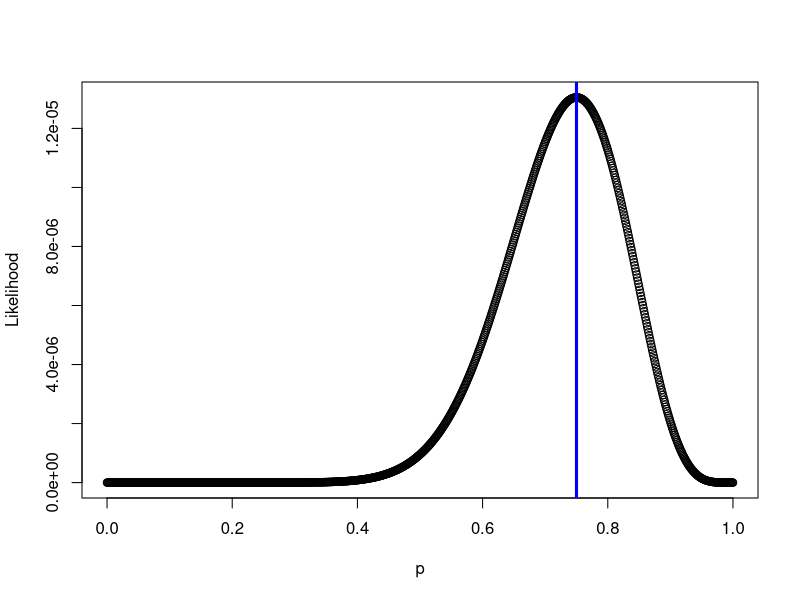
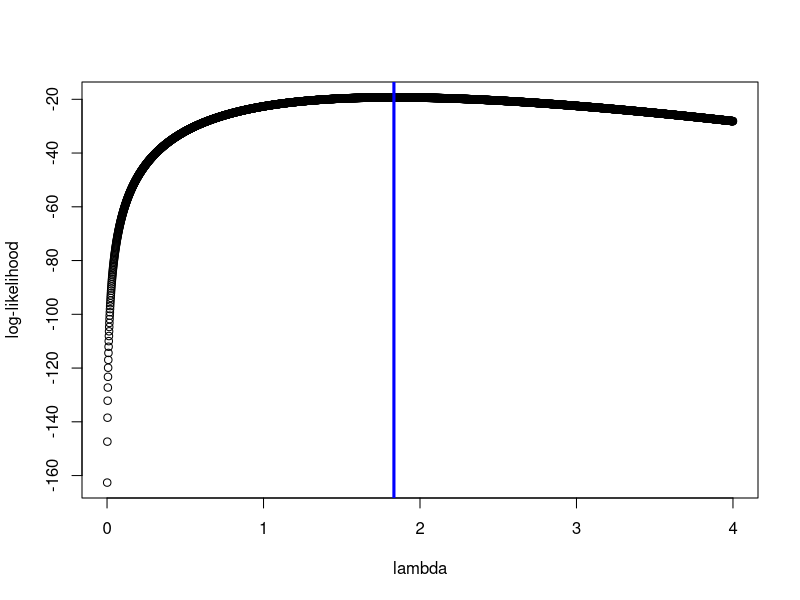
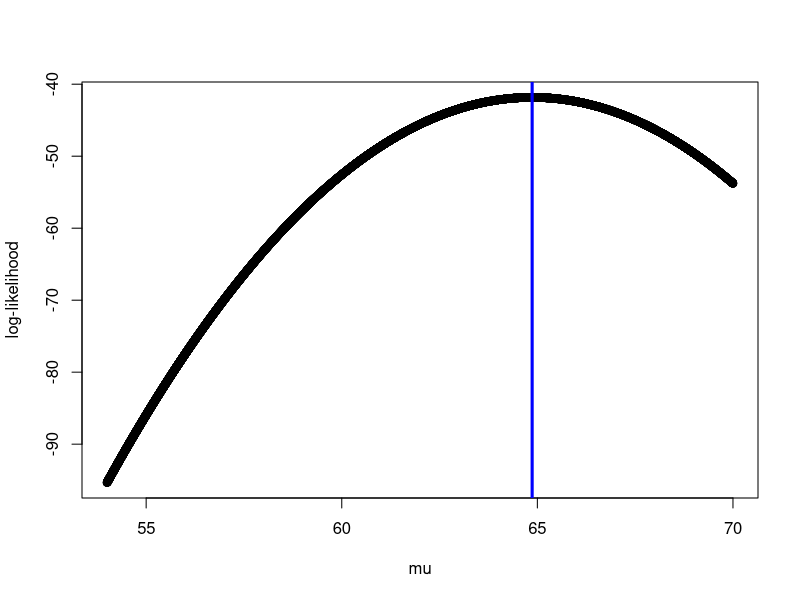

Write the R code that produced these figures, in order.
################################
##   likelihood calculation   ##
################################

#####binomial#####
#plot
n <- 20
p <- seq(0,1,0.001)
pfunction <- (p^15)*((1-p)^5)
plot(p, pfunction, ylab = "Likelihood")
abline(v = 15/n, col = "blue", lwd = 3)

#MLE
loglik <- function(p) {-(15*log(p)+5*log(1-p))} 
nlm(loglik, p = 0.5)$estimate

#####Poisson#####
#plot
n <- 12
x <- c(1,4,3,3,0,2,3,2,1,1,2,0)
lambda <- seq(0, 4, 0.001)
logfunction <- -n*lambda+log(lambda)*sum(x)-sum(log(factorial(x)))
plot(lambda, logfunction, ylab = "log-likelihood")
abline(v = sum(x)/n, col = "blue", lwd = 3)

#MLE
loglik <- function(lambda) {-(-n*lambda+log(lambda)*sum(x)-sum(log(factorial(x))))}
nlm(loglik, p = 0.5)$estimate

library(MASS)
fitdistr(x, densfun = "Poisson")


#####normal#####
###mean
#plot
n <- 15
x <- c(62,54,63,63,64,66,69,63,69,62,68,68,67,65,70)
mu <- seq(min(x), max(x), 0.001)
logfunction <- (-n/2)*(log(2*pi)+log(var(x)))
for (i in 1:length(x)) {
  logfunction <- logfunction + -(1/2)*(1/var(x))*((x[i]-mu)^2)
}

plot(mu, logfunction, ylab = "log-likelihood")
abline(v = sum(x)/n, col = "blue", lwd = 3)

#MLE
loglik <- function(mu) {
  logfunction <- (-n/2)*(log(2*pi)+log(var(x)))
  for (i in 1:length(x)) {
    logfunction <- logfunction + -(1/2)*(1/var(x))*((x[i]-mu)^2)
  }
  return((-1)*logfunction)
}
nlm(loglik, p = 0.5)$estimate

fitdistr(x, densfun = "normal")
